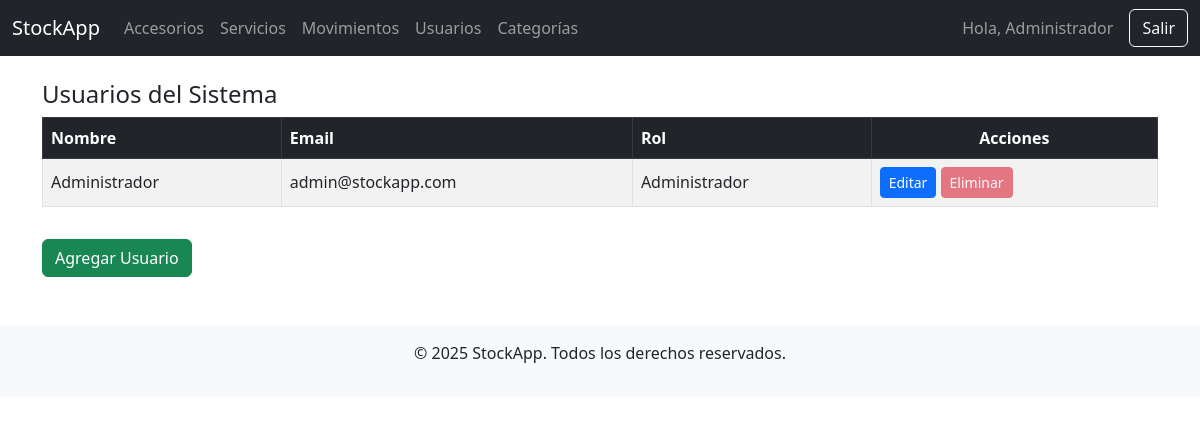
/usuarios/listar0.php (signed in), run on the app's committed database.
### tables this page shows
CREATE TABLE `usuarios` (
  `id` int(11) NOT NULL,
  `nombre` varchar(100) NOT NULL,
  `email` varchar(100) NOT NULL,
  `password` varchar(255) NOT NULL,
  `rol` enum('admin','empleado') DEFAULT 'empleado',
  `activo` tinyint(1) DEFAULT 1,
  `creado_en` timestamp NOT NULL DEFAULT current_timestamp()
);

### usuarios/listar0.php (the view, shortened to what this page needs)
<?php
require_once '../config/database.php';
include '../includes/header.php';
include '../includes/navbar.php';
$stmt = $pdo->query("SELECT id, nombre, email, rol FROM usuarios ORDER BY nombre");
$usuarios = $stmt->fetchAll();
?>
<div class="container mt-4">
    <h4>Usuarios del Sistema</h4>
    <div class="table-responsive">
        <table class="table table-bordered table-striped align-middle">
            <thead class="table-dark">
                <tr>
                    <th>Nombre</th>
                    <th>Email</th>
                    <th>Rol</th>
                    <th class="text-center">Acciones</th>
                </tr>
            </thead>
            <tbody>
                <?php foreach ($usuarios as $u): ?>
                    <tr>
                        <td><?= htmlspecialchars($u['nombre']) ?></td>
                        <td><?= htmlspecialchars($u['email']) ?></td>
                        <td><?= $u['rol'] === 'admin' ? 'Administrador' : 'Usuario' ?></td>
                        <td>
                            <a href="editar.php?id=<?= $u['id'] ?>" class="btn btn-sm btn-primary">Editar</a>
                            <?php if ($u['id'] == $_SESSION['usuario_id']): ?>
                                <button class="btn btn-sm btn-danger" disabled title="No puedes eliminar tu propio usuario">Eliminar</button>
                            <?php elseif ($u['id'] == 1): ?>
                                <button class="btn btn-sm btn-danger" disabled title="No puedes eliminar al administrador principal">Eliminar</button>
                            <?php else: ?>
                                <a href="eliminar.php?id=<?= $u['id'] ?>" class="btn btn-sm btn-danger"
                                onclick="return confirm('¿Estás seguro de que deseas eliminar este usuario?')">Eliminar</a>
                            <?php endif; ?>
                        </td>
                    </tr>
                <?php endforeach; ?>
            </tbody>
        </table>
    </div>
    <a href="crear.php" class="btn btn-success mt-3">Agregar Usuario</a>
</div>
<?php include '../includes/footer.php'; ?>

### data on the page
usuarios: nombre "Administrador", email "admin@stockapp.com", rol "Administrador", shows "Eliminar"

### other printed values
$_SESSION['nombre'] "Administrador"
